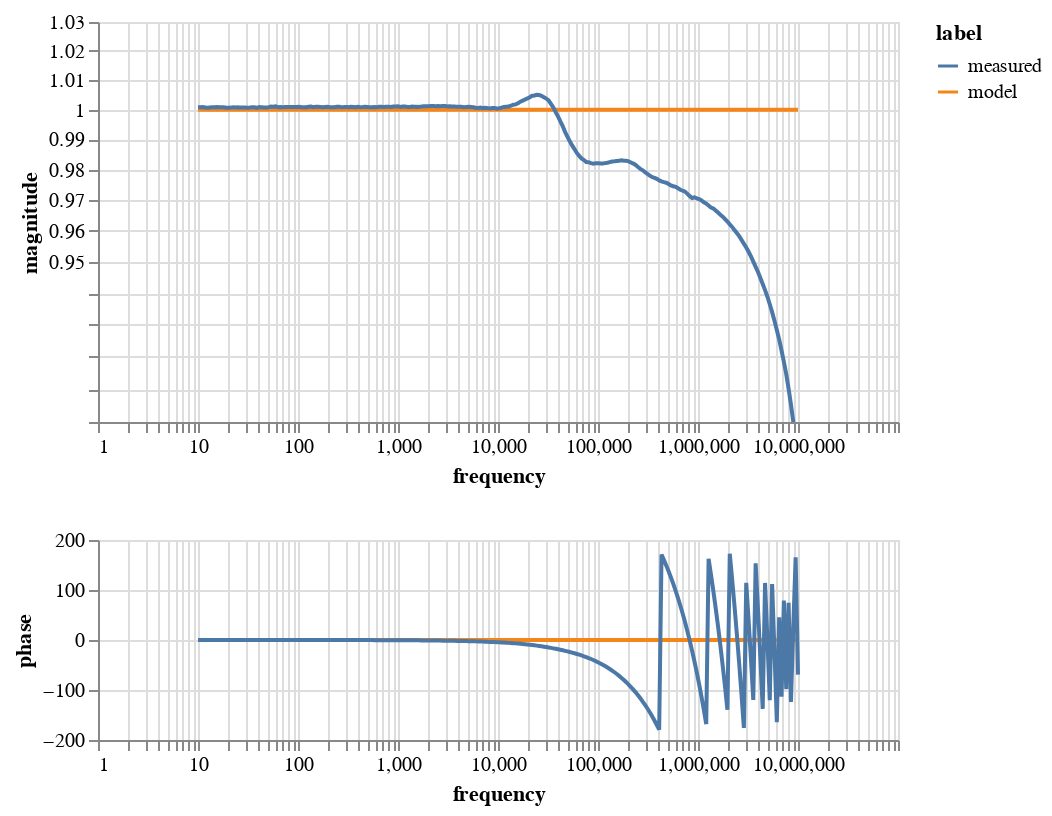

Notebook code cell kept with this figure:
### Code cell
magnitudechart = alt.Chart(df).mark_line(clip=True).encode(
    x=alt.X('frequency:Q').scale(type="log"),
    y=alt.Y('magnitude:Q').scale(type="log",domain=(0.9, 1.03)),
    color='label:N',
).properties(
    width=400,
    height=200
)

phasechart = alt.Chart(df).mark_line().encode(
    x=alt.X('frequency:Q').scale(type="log"),
    y=alt.Y('phase:Q'),
    color='label:N',
).properties(
    width=400,
    height=100
)

alt.vconcat(magnitudechart,phasechart)#.transform_filter(alt.FieldRangePredicate(field='freq', range=[8e6, 1e8]))

### Figure 1 — Vega-Lite specification as saved in the notebook (floating-point values rounded to 4 significant figures; data arrays with more than 128 entries replaced by an {"elided": "..."} marker saying what was removed)
{"config": {"view": {"continuousWidth": 300, "continuousHeight": 300}}, "vconcat": [{"mark": {"type": "line", "clip": true}, "encoding": {"color": {"field": "label", "type": "nominal"}, "x": {"field": "frequency", "scale": {"type": "log"}, "type": "quantitative"}, "y": {"field": "magnitude", "scale": {"type": "log", "domain": [0.9, 1.03]}, "type": "quantitative"}}, "height": 200, "width": 400}, {"mark": {"type": "line"}, "encoding": {"color": {"field": "label", "type": "nominal"}, "x": {"field": "frequency", "scale": {"type": "log"}, "type": "quantitative"}, "y": {"field": "phase", "type": "quantitative"}}, "height": 100, "width": 400}], "data": {"name": "data-d7e645191faf429e4eb5e113d66c6da2"}, "$schema": "https://vega.github.io/schema/vega-lite/v5.16.3.json", "datasets": {"data-d7e645191faf429e4eb5e113d66c6da2": {"elided": "512 records"}}}
